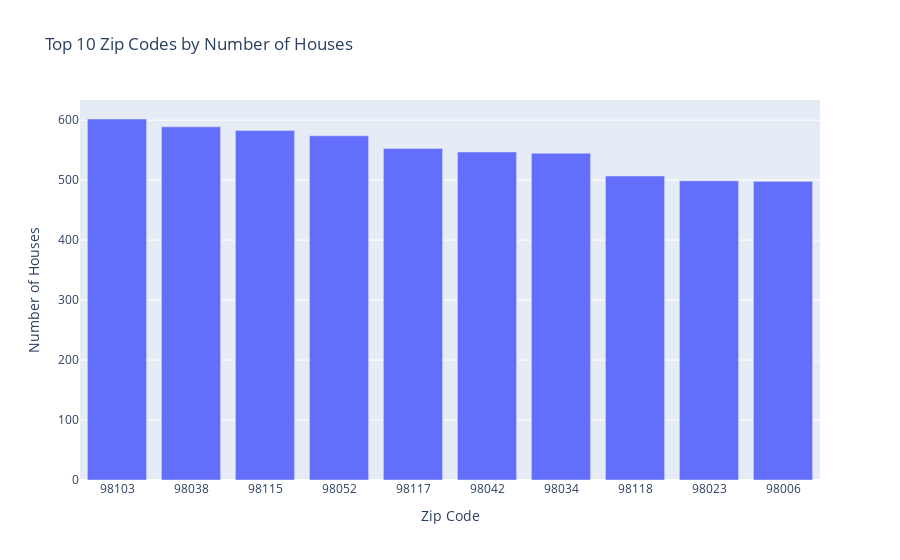

Here is the notebook cell this chart was saved with:
### Markdown cell above
### Top 10 Zip Codes by Number of Houses

### Code cell
# Count the number of houses for zip code 
df_houses_zip = df_houses['zip'].value_counts()

# Convert the series to a DataFrame for plotting
df_houses_zip = df_houses_zip.reset_index()
df_houses_zip.columns = ['zip', 'number_of_houses']
df_houses_zip = df_houses_zip.astype({'zip': str})


# Create a bar chart
fig_country = px.bar(df_houses_zip.head(10), # Limit to top 10 zips for clarity
                     x='zip',
                     y='number_of_houses',
                     title='Top 10 Zip Codes by Number of Houses',
                     labels={'number_of_houses':'Number of Houses', 'zip':'Zip Code'})

# Show the plot
fig_country.show()
print(df_houses_zip.zip.head(10))

### Figure 1 — Plotly figure (JSON) as saved in the notebook; plotly's stock layout.template omitted (floating-point values rounded to 4 significant figures)
{"data": [{"alignmentgroup": "True", "hovertemplate": "Zip Code=%{x}<br>Number of Houses=%{y}<extra></extra>", "legendgroup": "", "marker": {"color": "#636efa", "pattern": {"shape": ""}}, "name": "", "offsetgroup": "", "orientation": "v", "showlegend": false, "textposition": "auto", "type": "bar", "x": ["98103", "98038", "98115", "98052", "98117", "98042", "98034", "98118", "98023", "98006"], "xaxis": "x", "y": [602, 589, 583, 574, 553, 547, 545, 507, 499, 498], "yaxis": "y"}], "layout": {"barmode": "relative", "legend": {"tracegroupgap": 0}, "title": {"text": "Top 10 Zip Codes by Number of Houses"}, "xaxis": {"anchor": "y", "domain": [0, 1], "title": {"text": "Zip Code"}}, "yaxis": {"anchor": "x", "domain": [0, 1], "title": {"text": "Number of Houses"}}}}
